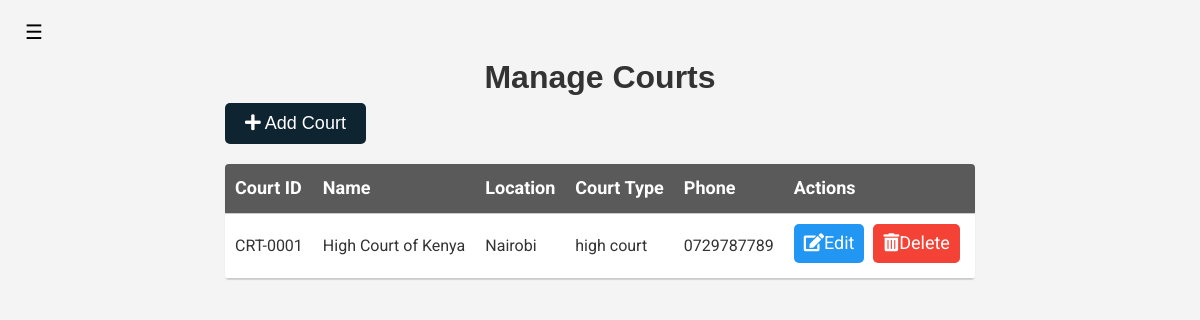
/admin-manage-court (signed in), run on the app's committed database.
### court_proceedings_management_application/models.py (models this page shows, shortened)
class Court(models.Model):
    COURT_TYPES = (
        ('high court', 'High Court'),
        ('magistrate court', 'Magistrate Court'),
        ('environment court', 'Environment and Land Court'),
        ('labour court', 'Employment and Labour Court'),
        ('anti-corruption court', 'Anti-Corruption Court'),
        ('children court', 'Children\'s Court'),
        ('maritime court', 'Maritime Court'),
        ('military court', 'Military Court'),
        ('tax court', 'Tax Court'),
        ('appeal court', 'Court of Appeal'),
        ('supreme court', 'Supreme Court'),
    )
    name = models.CharField(max_length=255)
    court_id = models.CharField(max_length=30, unique=True)
    court_logo = models.ImageField(upload_to='court_logos/', null=True, blank=True,
                                   default='../static/images/default_court.png')
    court_email = models.EmailField()
    court_phone = models.CharField(max_length=15, blank=True)
    court_address = models.CharField(max_length=255)
    location = models.CharField(max_length=255, choices=User.COUNTY_CHOICES)
    court_type = models.CharField(max_length=255, choices=COURT_TYPES)
    created_by = models.ForeignKey(User, on_delete=models.CASCADE)
    created_on = models.DateTimeField(auto_now_add=True, null=True)

### court_proceedings_management_application/views.py (the view)
# urls.py: path('admin-manage-court', views.AdminManageCourtView.as_view(), name='admin-manage-court'),
class AdminManageCourtView(View):
    def __init__(self, *args, **kwargs):
        super().__init__(*args, **kwargs)
        self.user_service = UserService()
        self.court_service = CourtService()
    def get(self, request):
        if not request.user.is_authenticated:
            return redirect('login')
        user = request.user
        user_info = self.user_service.get_user_info(user.username)
        courts = self.court_service.get_all_courts()
        context = {
            'courts': courts,
            'user_info': user_info
        }
        return render(request, 'admin-manage-court.html', context)

### court_proceedings_management_application/interfaces/court_database.py (called while the page is built)
    def get_all_courts(self):
        return Court.objects.all()

### court_proceedings_management_application/interfaces/court_service.py (called while the page is built)
    def get_all_courts(self):
        return self.court_database.get_all_courts()

### court_proceedings_management_application/interfaces/user_database.py (called while the page is built)
    def get_user_info(self, username):
        try:
            return get_object_or_404(User, username=username)
        except User.DoesNotExist:
            return UserDoesNotExist(f'User with username {username} does not exist')

### court_proceedings_management_application/interfaces/user_service.py (called while the page is built)
    def get_user_info(self, username):
        try:
            return self.user_database.get_user_info(username)
        except UserDoesNotExist as e:
            print(e)
            return None

### court_proceedings_management_application/models.py (called while the page is built)
    @property
    def is_authenticated(self):
        return bool(self.username and self.password)

### templates/admin-manage-court.html (shortened to what this page needs)
{% extends 'sidebar.html' %}
{% load static %}
    {% block title %}
        Manage Courts
    {% endblock %}
    {% block content %}
        <article aria-label="clerk-table">
            <button class="btn btn-primary btn-primary-action" onclick="redirectToCreateClerk()"><i
                    class="fas fa-plus"></i> Add
                Court
            </button>
            <div class="table-container">
                <table class="material-table">
                    <thead>
                    <tr>
                        <th>Court ID</th>
                        <th>Name</th>
                        <th>Location</th>
                        <th>Court Type</th>
                        <th>Phone</th>
                        <th>Actions</th>
                    </tr>
                    </thead>
                    <tbody>
                    {% for court in courts %}
                        <tr>
                            <td>{{ court.court_id }}</td>
                            <td>{{ court.name }}</td>
                            <td>{{ court.location }}</td>
                            <td>{{ court.court_type }}</td>
                            <td>{{ court.court_phone }}</td>
                            <td>
                                <a class="btn btn-info btn-secondary-action" href="{% url 'admin-edit-court' court_id=court.id %}"><i
                                        class="fas fa-edit"></i>Edit</a>
                                <a class="btn btn-danger btn-secondary-action" href="{% url 'admin-delete-court' court_id=court.id %}"
                                   onclick="confirmDeleteDialog(event, this.href)"><i
                                        class="fas fa-trash-alt"></i>Delete</a>
                            </td>
                        </tr>
                    {% endfor %}
                    </tbody>
                </table>
            </div>
        </article>
    {% endblock %}

### static/styles/main.css (style rules this page uses)
body { font-family: 'Roboto Light', sans-serif; font-size: 16px; line-height: 1.6; color: #333; background-color: #f4f4f4; }
* { margin: 0; padding: 0; box-sizing: border-box; }
a { text-decoration: none; }
.btn { display: inline-block; padding: 10px 20px; color: #fff; border: none; border-radius: 5px; cursor: pointer; text-decoration: none; font-size: 18px; }
.btn-primary { background: #0e2431; color: #fff !important; }
.btn-danger { background: #f44336; }
.btn-info { background: #2196f3; }

### data on the page
Court: court_id "CRT-0001", name "High Court of Kenya", location "Nairobi", court_type "high court", court_phone "0729787789"
